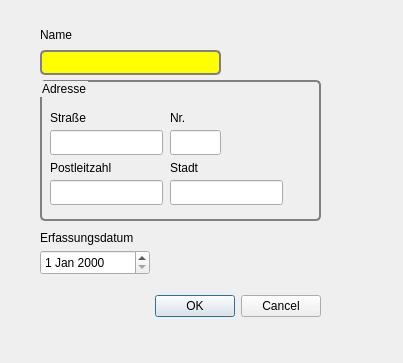
<?xml version="1.0" encoding="UTF-8"?>
<ui version="4.0">
 <class>Dialog</class>
 <widget class="QDialog" name="Dialog">
  <property name="geometry">
   <rect>
    <x>0</x>
    <y>0</y>
    <width>403</width>
    <height>363</height>
   </rect>
  </property>
  <property name="windowTitle">
   <string>Dialog</string>
  </property>
  <widget class="QDialogButtonBox" name="buttonBox">
   <property name="geometry">
    <rect>
     <x>120</x>
     <y>290</y>
     <width>201</width>
     <height>32</height>
    </rect>
   </property>
   <property name="orientation">
    <enum>Qt::Horizontal</enum>
   </property>
   <property name="standardButtons">
    <set>QDialogButtonBox::Cancel|QDialogButtonBox::Ok</set>
   </property>
  </widget>
  <widget class="QGroupBox" name="groupBox">
   <property name="geometry">
    <rect>
     <x>40</x>
     <y>80</y>
     <width>281</width>
     <height>141</height>
    </rect>
   </property>
   <property name="styleSheet">
    <string notr="true">QGroupBox {
     background-color: qlineargradient(x1: 0, y1: 0, x2: 0, y2: 1,
                                       stop: 0 #E0E0E0, stop: 1 #FFFFFF);
     border: 2px solid gray;
     border-radius: 5px;
     margin-top: 1ex; /* leave space at the top for the title */
 }
</string>
   </property>
   <property name="title">
    <string>Adresse</string>
   </property>
   <widget class="QLineEdit" name="addr_stree">
    <property name="geometry">
     <rect>
      <x>10</x>
      <y>50</y>
      <width>113</width>
      <height>25</height>
     </rect>
    </property>
   </widget>
   <widget class="QLabel" name="label_2">
    <property name="geometry">
     <rect>
      <x>10</x>
      <y>30</y>
      <width>54</width>
      <height>15</height>
     </rect>
    </property>
    <property name="text">
     <string>Straße</string>
    </property>
   </widget>
   <widget class="QLineEdit" name="addr_house">
    <property name="geometry">
     <rect>
      <x>130</x>
      <y>50</y>
      <width>51</width>
      <height>25</height>
     </rect>
    </property>
   </widget>
   <widget class="QLabel" name="label_3">
    <property name="geometry">
     <rect>
      <x>130</x>
      <y>30</y>
      <width>54</width>
      <height>15</height>
     </rect>
    </property>
    <property name="text">
     <string>Nr.</string>
    </property>
   </widget>
   <widget class="QLabel" name="label_4">
    <property name="geometry">
     <rect>
      <x>130</x>
      <y>80</y>
      <width>54</width>
      <height>15</height>
     </rect>
    </property>
    <property name="text">
     <string>Stadt</string>
    </property>
   </widget>
   <widget class="QLineEdit" name="addr_city">
    <property name="geometry">
     <rect>
      <x>130</x>
      <y>100</y>
      <width>113</width>
      <height>25</height>
     </rect>
    </property>
   </widget>
   <widget class="QLabel" name="label_5">
    <property name="geometry">
     <rect>
      <x>10</x>
      <y>80</y>
      <width>81</width>
      <height>16</height>
     </rect>
    </property>
    <property name="text">
     <string>Postleitzahl</string>
    </property>
   </widget>
   <widget class="QLineEdit" name="addr_postc">
    <property name="geometry">
     <rect>
      <x>10</x>
      <y>100</y>
      <width>113</width>
      <height>25</height>
     </rect>
    </property>
   </widget>
  </widget>
  <widget class="QLineEdit" name="name">
   <property name="geometry">
    <rect>
     <x>40</x>
     <y>50</y>
     <width>181</width>
     <height>25</height>
    </rect>
   </property>
   <property name="styleSheet">
    <string notr="true">
 QLineEdit {
     border: 2px solid gray;
     border-radius: 5px;
     padding: 0 8px;
     background: yellow;
     selection-background-color: darkgray;
   font-size: 12pt;
 }</string>
   </property>
  </widget>
  <widget class="QLabel" name="label">
   <property name="geometry">
    <rect>
     <x>40</x>
     <y>24</y>
     <width>71</width>
     <height>21</height>
    </rect>
   </property>
   <property name="styleSheet">
    <string notr="true"/>
   </property>
   <property name="text">
    <string>Name</string>
   </property>
  </widget>
  <widget class="QDateEdit" name="Erfassungsdatum">
   <property name="geometry">
    <rect>
     <x>40</x>
     <y>250</y>
     <width>110</width>
     <height>25</height>
    </rect>
   </property>
  </widget>
  <widget class="QLabel" name="label_6">
   <property name="geometry">
    <rect>
     <x>40</x>
     <y>230</y>
     <width>141</width>
     <height>16</height>
    </rect>
   </property>
   <property name="text">
    <string>Erfassungsdatum</string>
   </property>
  </widget>
 </widget>
 <resources/>
 <connections>
  <connection>
   <sender>buttonBox</sender>
   <signal>accepted()</signal>
   <receiver>Dialog</receiver>
   <slot>accept()</slot>
   <hints>
    <hint type="sourcelabel">
     <x>248</x>
     <y>254</y>
    </hint>
    <hint type="destinationlabel">
     <x>157</x>
     <y>274</y>
    </hint>
   </hints>
  </connection>
  <connection>
   <sender>buttonBox</sender>
   <signal>rejected()</signal>
   <receiver>Dialog</receiver>
   <slot>reject()</slot>
   <hints>
    <hint type="sourcelabel">
     <x>316</x>
     <y>260</y>
    </hint>
    <hint type="destinationlabel">
     <x>286</x>
     <y>274</y>
    </hint>
   </hints>
  </connection>
 </connections>
</ui>
